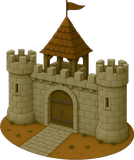
#> input picture art/buildings/assembly.png, 134 x 160 px, given in place of Explore and Conquer - Map Page 1.png, which was not available
$ python extract-art.py ../art/buildings
#> lines starting #> are read from the running program, lines starting #| are printed output that depends on the picture; after the words box and inside, x2 and y2 are one past the last pixel; in counts of white or black regions, pixels touching at a corner belong together; pictures that were not available may be replaced by others from this repository, and a replacement may not be noted
"""Cuts web-sized tile and token images out of Phil's art.

Usage: python tools/extract-art.py <Myths of Time folder>
Reads (never changes) the originals:
  Map Tiles/Explore and Conquer - Map Page 1.png   seven-hex clusters, one hex per terrain
  Units/AI Units.png                               token sheet, 10 figures x 4 colours
  Units/Castle.png, Farm.png, Sawmill.png, Gatehouse.png   building pictures on white
Writes art/tiles/<terrain>.png (flat-topped hexagon, 192 x 166),
art/tokens/<figure>-<colour>.png (96 x 96) and art/buildings/<name>.png (white removed,
at most 160 px).
"""
import math
import sys
from pathlib import Path
from PIL import Image, ImageDraw

ROOT = Path(__file__).resolve().parent.parent
TILE_W, TILE_H = 192, 166
TOKEN = 96

# Hex centres on Map Page 1, in source pixels, and the radius inside the black border.
# Most come from the top-left cluster; stone is the centre of the middle-left cluster, since
# the edge copy runs off the cluster. edge: the hex is on a cluster's rim (corners need filling).
PAGE1_HEXES = {
    "farmland": ((519, 525), False),
    "stone": ((558, 1468), False),
    "forest": ((805, 362), True),
    "mountain": ((251, 350), True),
    "desert": ((228, 671), True),
}
INNER_RADIUS = 150

# AI Units.png: 10 columns x 7 rows of 120 px cells; rows 0-3 are yellow, teal, blue, red.
FIGURES = ["villager", "builder", "merchant", "soldier", "scientist", "explorer", "priest",
           "bandit", "ranger", "jester"]
COLOURS = ["yellow", "teal", "blue", "red"]
CELL = 120


def hex_mask(w, h):
    mask = Image.new("L", (w * 4, h * 4), 0)
    r = w * 2
    cx, cy = w * 2, h * 2
    pts = [(cx + r * math.cos(math.pi / 3 * i), cy + r * math.sin(math.pi / 3 * i)) for i in range(6)]
    ImageDraw.Draw(mask).polygon(pts, fill=255)
    return mask.resize((w, h), Image.LANCZOS)


# Edge hexes of a cluster reach past its outer border, leaving white or grey corners. Pixels
# in the outer band of the hexagon that are close to white or grey take the parchment colour.
PARCHMENT = (214, 197, 150, 255)


# [11 lines left out: function fill_edge_gaps, not called in this run]


def tiles(folder):
    page = Image.open(folder / "Map Tiles" / "Explore and Conquer - Map Page 1.png").convert("RGB")
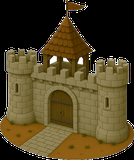
#> page: PIL image 134x160 RGB; mean R, G, B 79.3, 66.5, 35
    out = ROOT / "art" / "tiles"
    out.mkdir(parents=True, exist_ok=True)
    mask = hex_mask(TILE_W, TILE_H)
#> in hex_mask, `mask = Image.new("L", (w * 4, h * 4), 0)`: mask: PIL image 768x664 L; every value is 0
#> in hex_mask, `ImageDraw.Draw(mask).polygon(pts, fill=255)`:
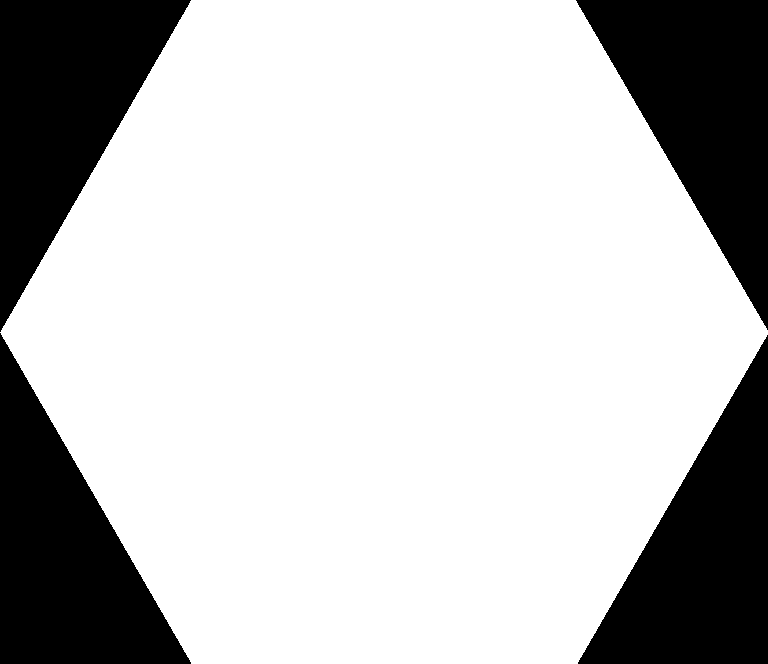
#> mask: PIL image 768x664 L; 75.1% white; 4 black regions, box (x1, y1, x2, y2) and area: (576, 0, 768, 330) 31803, (0, 0, 191, 332) 31802, (0, 333, 191, 664) 31776, (578, 335, 768, 664) 31445
    r = INNER_RADIUS
    h = r * math.sqrt(3) / 2
    for terrain, ((x, y), edge) in PAGE1_HEXES.items():
        crop = page.crop((round(x - r), round(y - h), round(x + r), round(y + h)))
        crop = crop.resize((TILE_W, TILE_H), Image.LANCZOS).convert("RGBA")
        if edge:
            fill_edge_gaps(crop)
        crop.putalpha(mask)
        crop.save(out / f"{terrain}.png", optimize=True)
        print("tile", terrain, (out / f"{terrain}.png").stat().st_size, "bytes")
#> this loop made 1 pass
#> pass 1, in tiles, `crop.save(out / f"{terrain}.png", optimize=True)`:
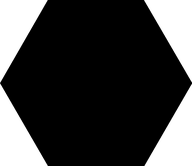
#> saved as farmland.png: PIL image 192x166 RGBA; mean R, G, B, A 0, 0, 0, 191.6; transparent parts drawn white


# [18 lines left out: function tokens, not called in this run]


# Building pictures and what the game uses them for (provisional: there is no Mill or
# Assembly art yet, so the Farm and the Gatehouse stand in).
BUILDINGS = {
    "settlement": "Castle.png",
    "mill": "Farm.png",
    "sawmill": "Sawmill.png",
    "assembly": "Gatehouse.png",
}
BUILDING_MAX = 160


# [37 lines left out: functions clear_white, buildings, not called in this run]


if __name__ == "__main__":
    folder = Path(sys.argv[1])
#> (the run stopped early here; a loop or call above may not have finished)

$ run again, on art/buildings/mill.png
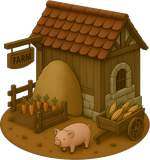
#> input picture art/buildings/mill.png, 150 x 160 px, given in place of Explore and Conquer - Map Page 1.png, which was not available
#> in tiles, `page = Image.open(folder / "Map Tiles" / "Explore and Conquer - Map Pa..`:
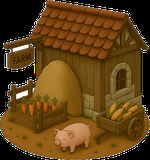
#> page: PIL image 150x160 RGB; mean R, G, B 95.8, 64.7, 21.1

$ run again, on art/buildings/settlement.png
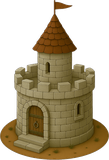
#> input picture art/buildings/settlement.png, 109 x 160 px, given in place of Explore and Conquer - Map Page 1.png, which was not available
#> in tiles, `page = Image.open(folder / "Map Tiles" / "Explore and Conquer - Map Pa..`:
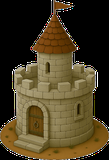
#> page: PIL image 109x160 RGB; mean R, G, B 72.7, 60.6, 34.6
